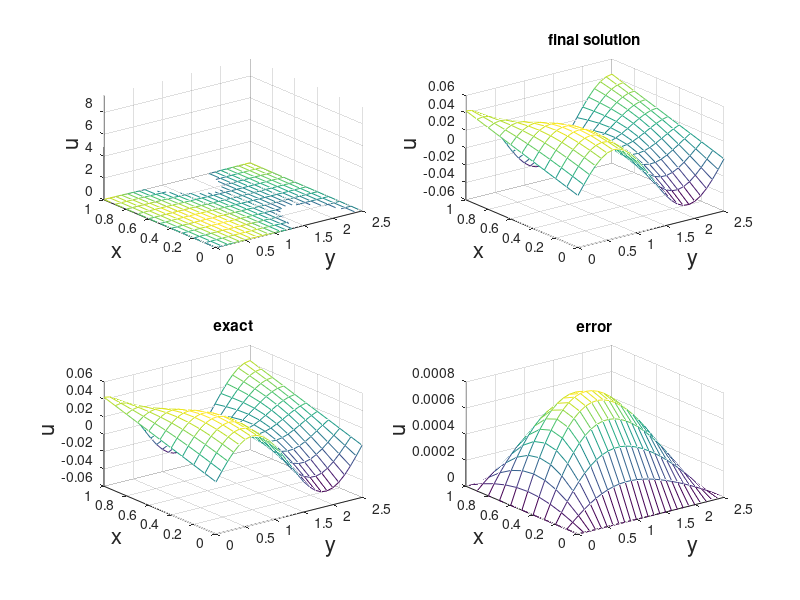

Reproduce this figure in MATLAB.
% HW15 Problem 9
%
% Solve the 2D IBVP using Peaceman-Rachford ADI method

%% parameters
pb = 1; % whether to plot intermediate solution
t0 = 0.0;
tf = 0.5;
h = 0.1; % one at a time!
k = 0.02;
r = k/h^2;
% domain
ymax = 2.5;
y = (0:h:ymax)';
x = (0:h:1)';
M = length(x); 
L = length(y);
t = (t0:k:tf)';
% initial distribution
[xx,yy] = meshgrid(x,y);
u0 = 10.*sin(pi.*xx).*sin(pi.*yy./ymax)+sin(2*pi.*yy./ymax).*(1-xx)+cos(2*pi.*yy./ymax).*xx;
% boundaries
g00 = @(t,y) sin(2*pi.*y./ymax).*exp(-(2*pi/ymax)^2*t); % x at 0
g10 = @(t,y) cos(2*pi.*y./ymax).*exp(-(2*pi/ymax)^2*t); % x at 1
g01 = @(t,x) x.*exp(-(2*pi/ymax)^2*t); % y at 0
g11 = @(t,x) x.*exp(-(2*pi/ymax)^2*t); % y at ymax

if pb
    figure(15090101); % for watching solution
    subplot(221);
    mesh(yy,xx,u0);
    xlim([0,ymax]);
    xlabel('y','FontSize',16);
    ylabel('x','FontSize',16);
    zlabel('u','FontSize',16);
    zlim([0,max(max(u0))]);
end

A = spdiags(-2*ones(M-2,1),0,M-2,M-2)+...
    spdiags([ones(M-3,1);0],-1,M-2,M-2)+...
    spdiags([0;ones(M-3,1)],1,M-2,M-2);

B = spdiags(-2*ones(L-2,1),0,L-2,L-2)+...
    spdiags([ones(L-3,1);0],-1,L-2,L-2)+...
    spdiags([0;ones(L-3,1)],1,L-2,L-2);

%% solving loop
u = u0;
ustar = zeros(L,M);

for i=2:length(t)
    disp(t(i));
    % update
    % note that the index is (y,x)
    % such that (1:end-2,2:end-1) grabs from 0 boundary in y

        
    % Eq 15.60:
    % set x=0 BC
    ustar(2:end-1,1) = 1/2.*(g00(t(i-1),y(2:end-1))+g00(t(i),y(2:end-1)))...
        +r/4.*(g00(t(i-1),y(3:end))-2.*g00(t(i-1),y(2:end-1))+g00(t(i-1),y(1:end-2)))...
        -r/4.*(g00(t(i),y(3:end))-2.*g00(t(i),y(2:end-1))+g00(t(i),y(1:end-2)));
    % set x=M BC
    ustar(2:end-1,end) = 1/2.*(g10(t(i-1),y(2:end-1))+g10(t(i),y(2:end-1)))...
        +r/4.*(g10(t(i-1),y(3:end))-2.*g10(t(i-1),y(2:end-1))+g10(t(i-1),y(1:end-2)))...
        -r/4.*(g10(t(i),y(3:end))-2.*g10(t(i),y(2:end-1))+g10(t(i),y(1:end-2))); 
    
    % account for these BC from the LHS of the method
    C = zeros(L-2,M-2);
    C(:,1) = ustar(2:end-1,1);
    C(:,end) = ustar(2:end-1,end);
    
    % solve column by column
    for ell=2:L-1
        ustar(ell,2:end-1) = (speye(M-2)-r/2.*A)\...
            (u(ell,2:end-1)'+r/2.*(u(ell+1,2:end-1)'-2.*u(ell,2: ...
                                                          end-1)'+u(ell-1,2:end-1)')+r/2.*C(ell-1,:)');
    end
    

    % solve column by column
    u(:,1) = g00(t(i),y);
    u(:,end) = g10(t(i),y);
    u(1,:) = g01(t(i),x);
    u(end,:) = g11(t(i),x);
    
    % account for these BC from the LHS of the method
    % at the boundaries in y
    C = zeros(L-2,M-2);
    C(1,:) = u(1,2:end-1);
    C(end,:) = u(end,2:end-1);
    
    for m=2:M-1
        u(2:end-1,m) = (speye(L-2)-r/2.*B)\...
            (ustar(2:end-1,m)+r/2.*(ustar(2:end-1,m+1)-2.*ustar(2:end-1,m)+ustar(2:end-1,m-1))+r/2.*C(:,m-1));
    end
    
    if pb
        figure(15090101); % for watching solution
        subplot(221);
        mesh(yy,xx,u);
        xlim([0,ymax]);
        zlim([0,max(max(u0))]);
        xlabel('y','FontSize',16);
        ylabel('x','FontSize',16);
        zlabel('u','FontSize',16);
        pause(.01);
    end
end


%% plotting
% figure(15090201);
% clf;
figure(15090101);
subplot(222);
mesh(yy,xx,u);
xlim([0,ymax]);
xlabel('y','FontSize',16);
ylabel('x','FontSize',16);
zlabel('u','FontSize',16);
title('final solution');

uexact = 10.*sin(pi.*xx).*sin(pi.*yy./ymax).*exp(-(1+1/ymax^2)*pi^2*tf)+(sin(2*pi.*yy./ymax).*(1-xx)+cos(2*pi.*yy./ymax).*xx).*exp(-(2*pi/ymax)^2*tf);y

figure(15090101);
subplot(223);
mesh(yy,xx,uexact);
xlim([0,ymax]);
xlabel('y','FontSize',16);
ylabel('x','FontSize',16);
zlabel('u','FontSize',16);
title('exact');

% compare to exact
% figure(15090301);
% clf;
figure(15090101);
subplot(224);
mesh(yy,xx,abs(uexact-u));
xlim([0,ymax]);
xlabel('y','FontSize',16);
ylabel('x','FontSize',16);
zlabel('u','FontSize',16);
title('error');
